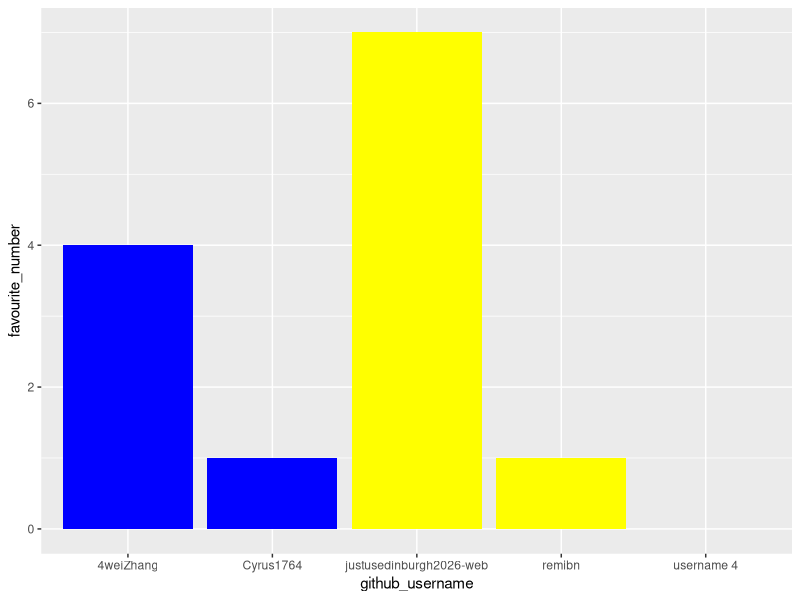

Recreate this plot in R.
## ---- chunk 1
library(tidyverse) 
## ---- chunk 2
team_data <- tibble(
  name = c("Remi", "Justus", "Cyrus", 
           "Ivy", "member 4"),
  github_username = c("remibn", "justusedinburgh2026-web", "Cyrus1764", 
                      "4weiZhang", "username 4"), 
  colour = c("yellow", "yellow", "blue", 
             "Blue", "colour 4"),
  hobby = c("Maths", "Basketball", "Maths", 
            "Computer Games", "hobby 4"),
  favourite_number = c(1, 7, 1, 4, NA)
  )

team_data
## ---- chunk 3
p1 <- ggplot(data = team_data, 
             mapping = aes(x = github_username, 
                           y = favourite_number,
                           fill = colour), 
             ) +
   geom_col() +
   scale_fill_identity()
p1
